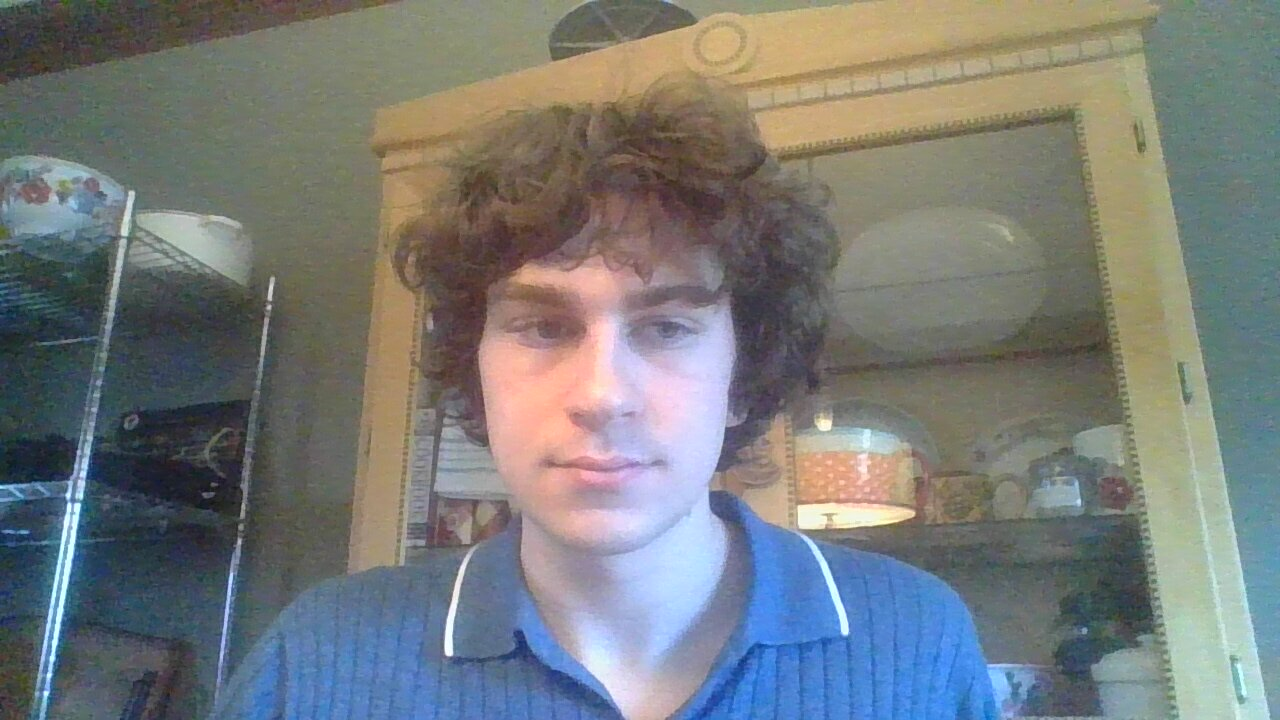
//> input picture src/2024-03-04-131558.jpg, 1280 x 720 px
$ ./face_program   (built with g++ and OpenCV 4)
//> lines starting //> are read from the running program, lines starting //| are printed output that depends on the picture; after the words box and inside, x2 and y2 are one past the last pixel; in counts of white or black regions, pixels touching at a corner belong together
#include <opencv2/opencv.hpp>
#include <opencv2/face.hpp>

int main() {
    // Load the pre-trained face detection model
    cv::CascadeClassifier faceCascade;
    if (!faceCascade.load(cv::samples::findFile("haarcascade_frontalface_default.xml"))) {
        std::cerr << "Error loading face detection model!" << std::endl;
        return -1;
    }

    // Load the pre-trained face recognition model
    cv::Ptr<cv::face::LBPHFaceRecognizer> recognizer = cv::face::LBPHFaceRecognizer::create();

    // Load the training data (replace with your own dataset)
    std::vector<cv::Mat> images;
    std::vector<int> labels;

    // Add sample data (replace this with your training dataset)
    cv::Mat sampleImage = cv::imread("2024-03-04-131558.jpg", cv::IMREAD_GRAYSCALE);
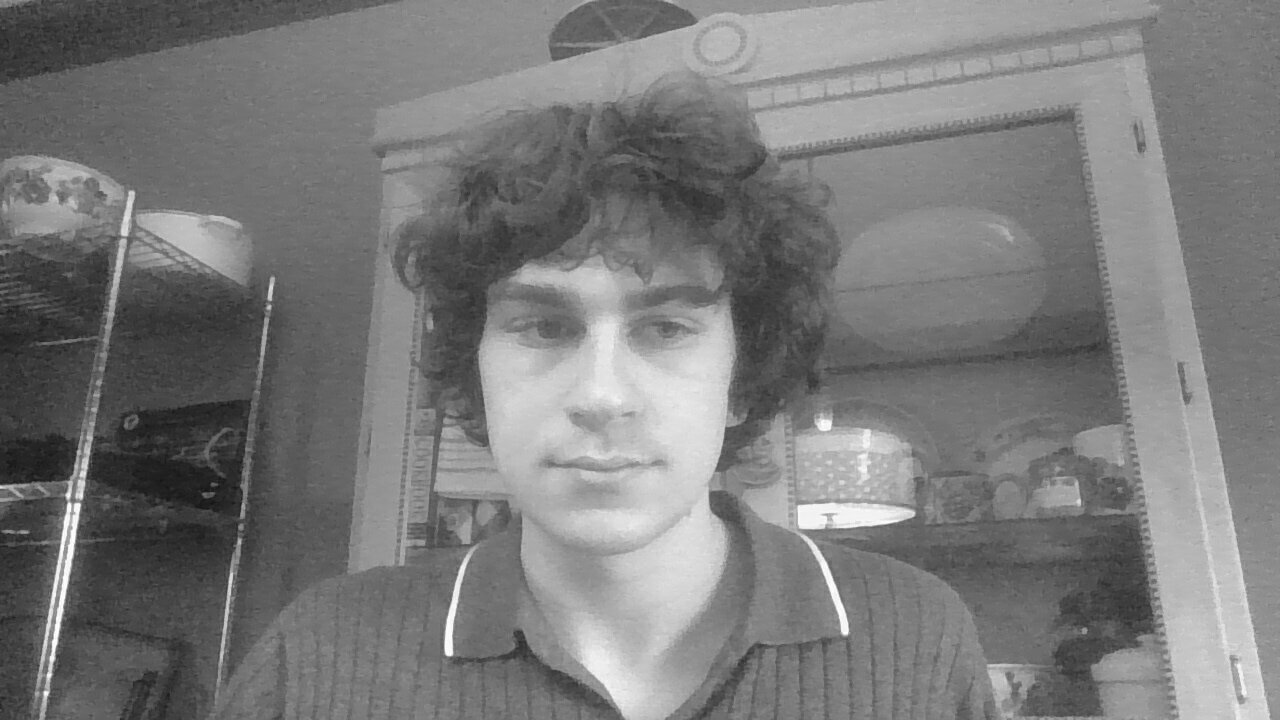
//> sampleImage: 720 rows x 1280 cols, CV_8UC1; min 19, max 255, mean 122.1
    int sampleLabel = 1;  // replace with the corresponding label for this image

    images.push_back(sampleImage);
    labels.push_back(sampleLabel);

    // Train the face recognition model
    recognizer->train(images, labels);

    // Open the default camera
    cv::VideoCapture cap(0);
    if (!cap.isOpened()) {
        std::cerr << "Error opening camera!" << std::endl;
        return -1;
    }

    // Create a window
    cv::namedWindow("Face Recognition", cv::WINDOW_AUTOSIZE);

    while (true) {
        // Read a frame from the camera
        cv::Mat frame;
        cap >> frame;
//> frame is the input picture: 720 rows x 1280 cols, CV_8UC3; mean B, G, R 122.4, 123.2, 119.7

        // Convert the frame to grayscale for face detection
        cv::Mat gray;
        cv::cvtColor(frame, gray, cv::COLOR_BGR2GRAY);

        // Detect faces in the frame
        std::vector<cv::Rect> faces;
        faceCascade.detectMultiScale(gray, faces);
//> faces = 2 Rects (x, y, width, height): [160, 470, 92, 92], [432, 194, 348, 348]

        // Recognize faces
        for (const auto& face : faces) {
            cv::Mat faceROI = gray(face);

            // Perform face recognition
            int label;
            double confidence;
            recognizer->predict(faceROI, label, confidence);

            // Display results on the frame
            std::string result = (confidence < 50.0) ?
                                 "Face recognized: " + std::to_string(label) + " (Confidence: " + std::to_string(confidence) + ")" :
                                 "Unknown face (Confidence: " + std::to_string(confidence) + ")";

            cv::putText(frame, result, cv::Point(face.x, face.y - 10), cv::FONT_HERSHEY_SIMPLEX, 0.5, cv::Scalar(0, 255, 0), 2);

            // Draw a rectangle around the detected face
            cv::rectangle(frame, face, cv::Scalar(0, 255, 0), 2);
        }
//> this loop made 2 passes
//> (face, label, confidence, result) on pass 1: (Rect(160, 470, 92, 92), 1, 65.44, "Unknown face (Confidence: 65.435830)")
//> (face, label, confidence) on pass 2: (Rect(432, 194, 348, 348), 1, 20.4)
//> pass 1, `cv::Mat faceROI = gray(face);`:
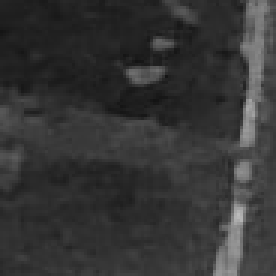
//> faceROI: 92 rows x 92 cols, CV_8UC1 (shown 3 times larger); min 19, max 187, mean 53.2
//> pass 1, `cv::putText(frame, result, cv::Point(face.x, face.y - 10), cv::FONT_HE..`:
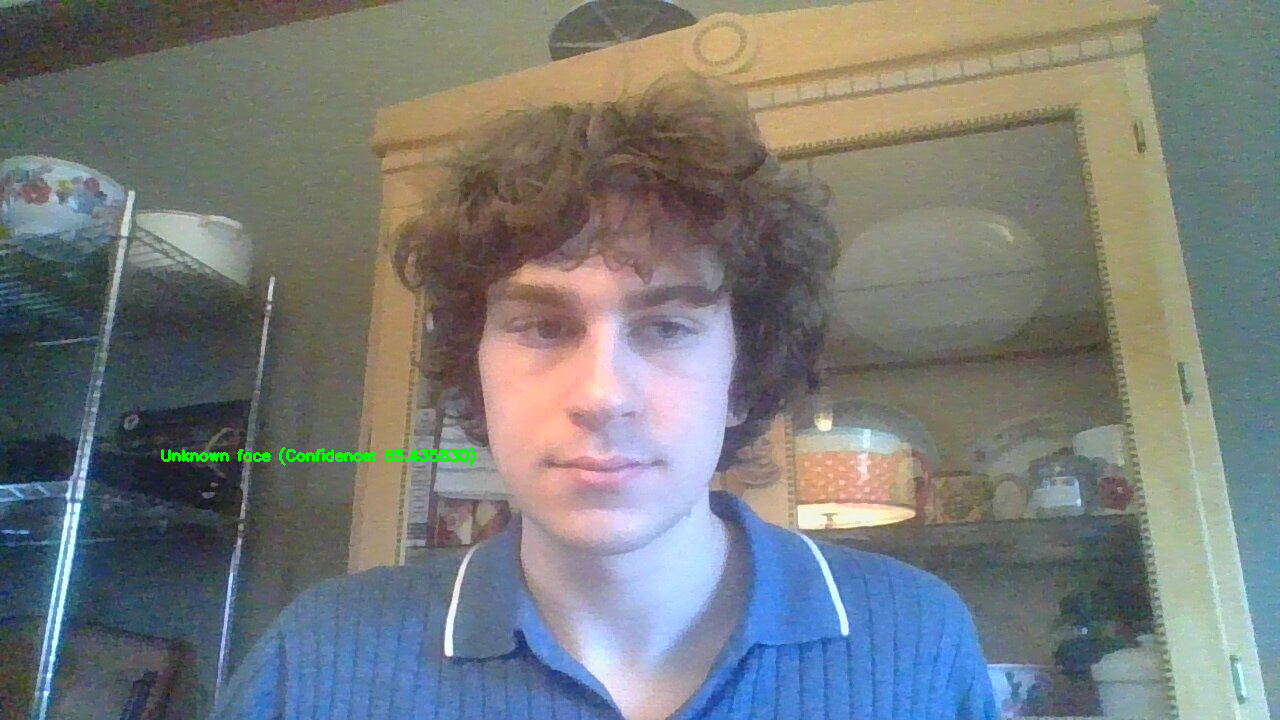
//> frame: 720 rows x 1280 cols, CV_8UC3; 0.23% of pixels changed, all inside (x1, y1, x2, y2) = (161, 447, 476, 466)
//> pass 2, `cv::Mat faceROI = gray(face);`:
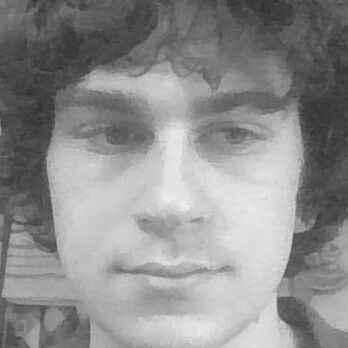
//> faceROI: 348 rows x 348 cols, CV_8UC1; min 46, max 241, mean 141.4
//> pass 2, `cv::putText(frame, result, cv::Point(face.x, face.y - 10), cv::FONT_HE..`:
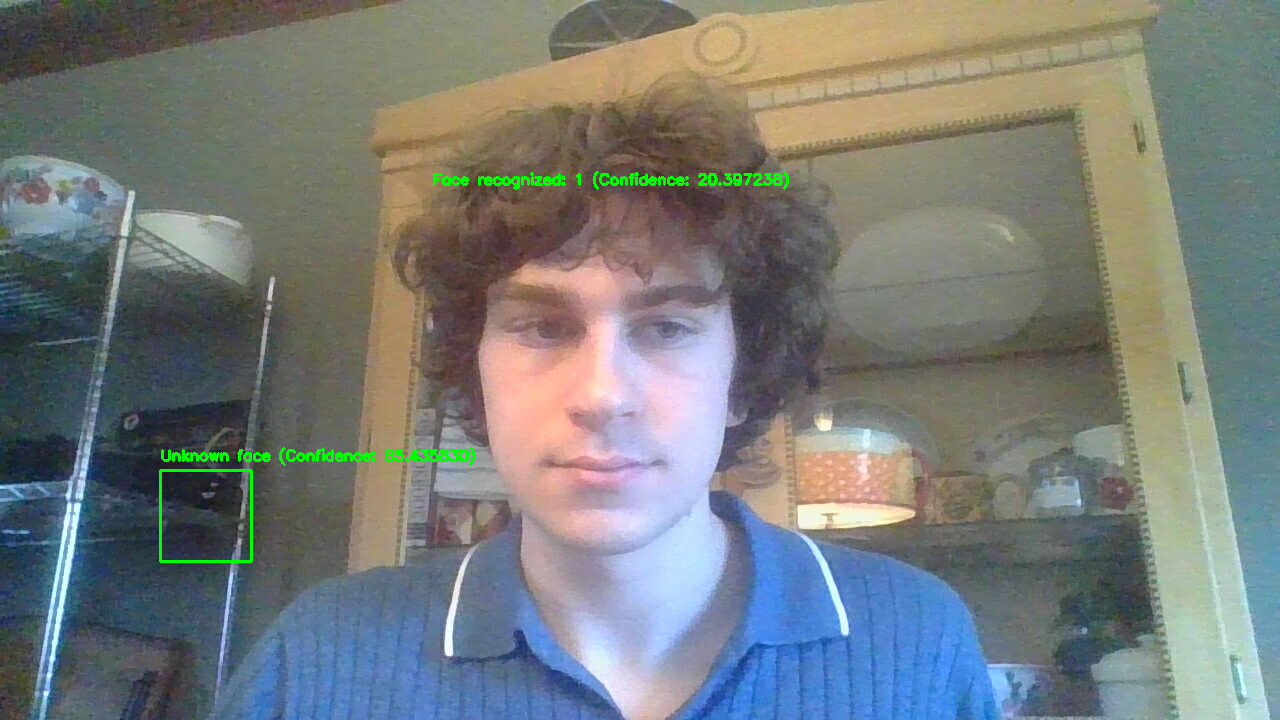
//> frame: 720 rows x 1280 cols, CV_8UC3; 0.37% of pixels changed, all inside (x1, y1, x2, y2) = (159, 171, 789, 563)
//> after the loop:
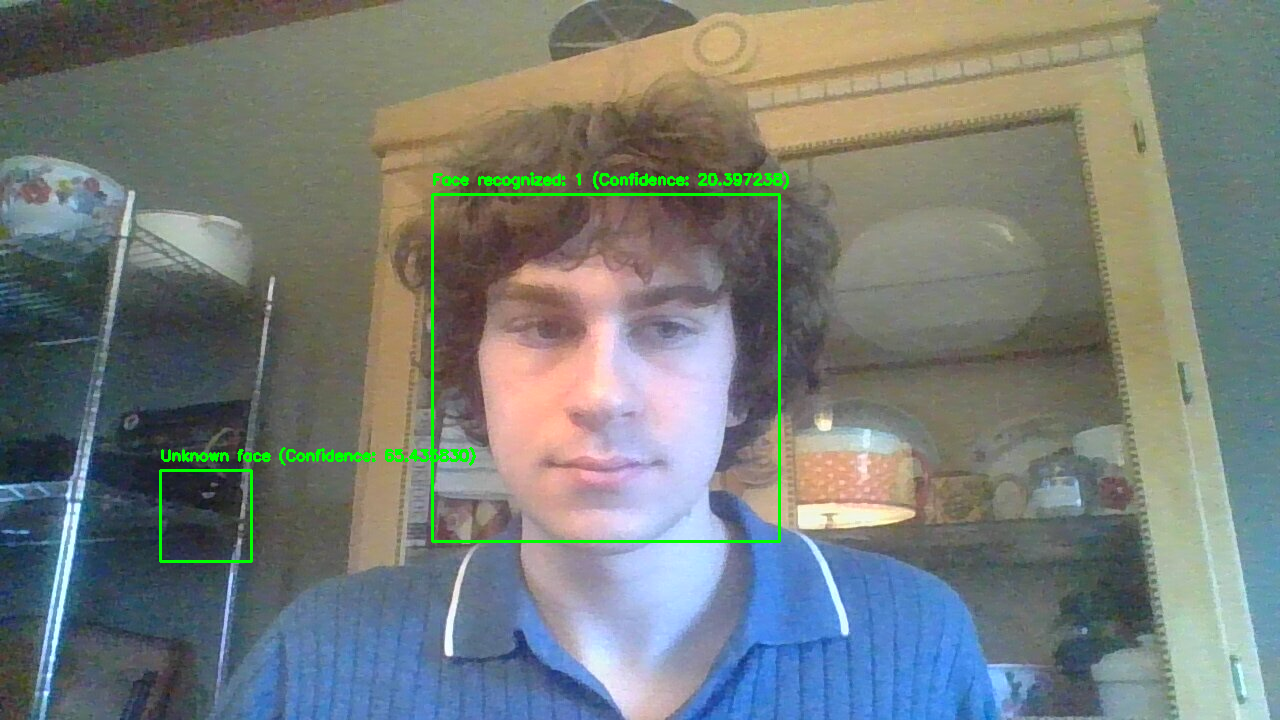
//> frame: 720 rows x 1280 cols, CV_8UC3; 0.45% of pixels changed, all inside (x1, y1, x2, y2) = (431, 193, 781, 543)

        // Display the frame
        cv::imshow("Face Recognition", frame);

        // Check for exit key press (ESC key)
        char key = cv::waitKey(10);
//> the Esc key is pressed
        if (key == 27) {  // ASCII code for ESC key
            break;
        }
    }

    // Release the camera and close the window
    cap.release();
    cv::destroyAllWindows();

    return 0;
}
